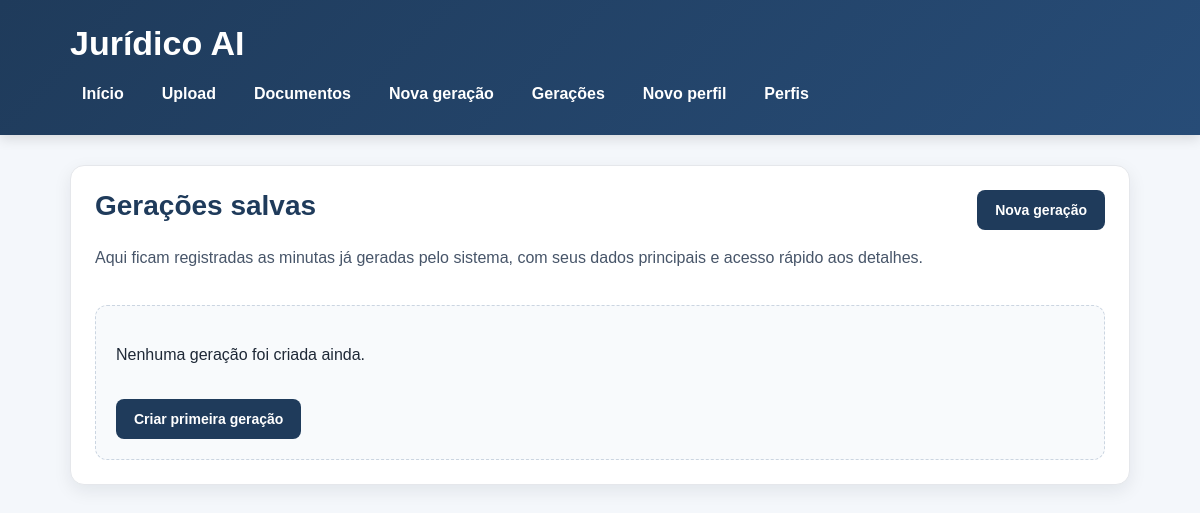
The page /generations/ on the database as committed earlier.
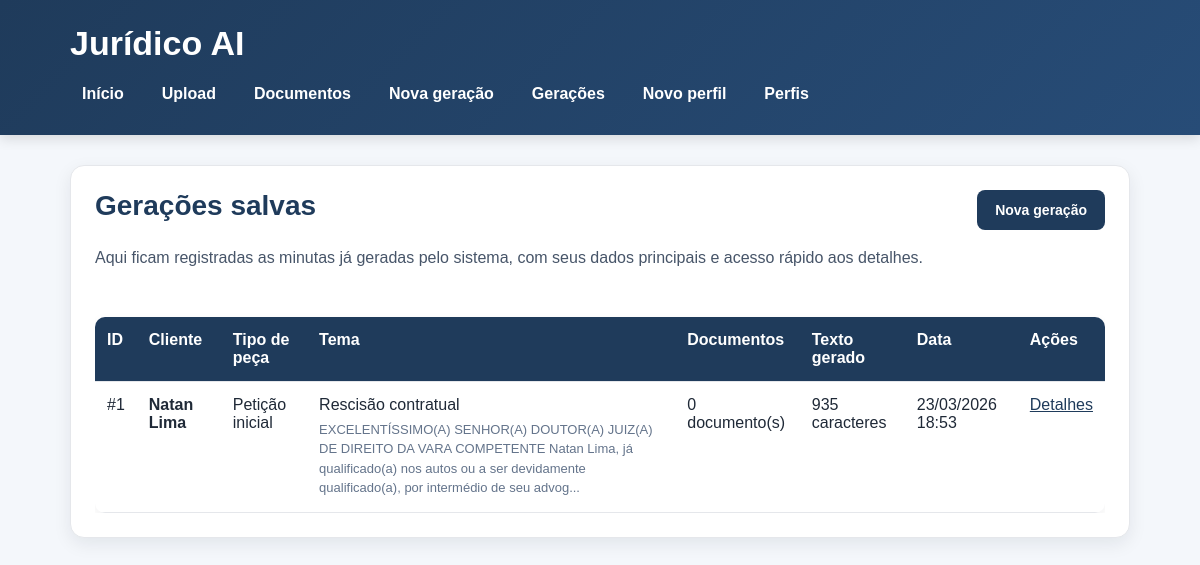
The same page on the database as committed later.
### app/models/generation.py (models this page shows)
class Generation(Base):
    __tablename__ = "generations"
    id = Column(Integer, primary_key=True, index=True)
    client_name = Column(String(255), nullable=False)
    document_type = Column(String(255), nullable=False)
    case_subject = Column(String(255), nullable=False)
    facts = Column(Text, nullable=False)
    requests = Column(Text, nullable=False)
    legal_basis = Column(Text, nullable=True)
    context_used = Column(Text, nullable=False)
    generated_text = Column(Text, nullable=False)
    created_at = Column(DateTime(timezone=True), server_default=func.now(), nullable=False)

### app/routers/generations.py (the view)
@router.get("/", response_class=HTMLResponse)
def generations_list(request: Request, db: Session = Depends(get_db)):
    geracoes = listar_geracoes(db)
    geracoes_view = []
    for geracao in geracoes:
        geracoes_view.append(
            {
                "id": geracao.id,
                "client_name": geracao.client_name,
                "document_type": geracao.document_type,
                "case_subject": geracao.case_subject,
                "created_at": geracao.created_at,
                "generated_text_preview": resumir_texto_gerado(
                    geracao.generated_text, 180
                ),
                "generated_text_length": contar_caracteres_texto_gerado(
                    geracao.generated_text
                ),
                "documents_count": contar_documentos_no_contexto(geracao.context_used),
            }
        )
    return templates.TemplateResponse(
        "generations_list.html",
        {
            "request": request,
            "title": "Gerações salvas",
            "geracoes": geracoes_view,
        },
    )

### app/templates/generations_list.html (shortened to what this page needs)
{% extends "base.html" %}
{% block content %}
<section class="card">
    <div class="cabecalho-pagina">
        <div>
            <h2>Gerações salvas</h2>
            <p class="texto-suave">
                Aqui ficam registradas as minutas já geradas pelo sistema, com seus dados principais e acesso rápido aos detalhes.
            </p>
        </div>
        <div class="acoes-topo">
            <a class="botao" href="/generations/create">Nova geração</a>
        </div>
    </div>
    {% if geracoes %}
        <div class="tabela-responsiva">
            <table class="tabela">
                <thead>
                    <tr>
                        <th>ID</th>
                        <th>Cliente</th>
                        <th>Tipo de peça</th>
                        <th>Tema</th>
                        <th>Documentos</th>
                        <th>Texto gerado</th>
                        <th>Data</th>
                        <th>Ações</th>
                    </tr>
                </thead>
                <tbody>
                    {% for geracao in geracoes %}
                    <tr>
                        <td>#{{ geracao.id }}</td>
                        <td><strong>{{ geracao.client_name }}</strong></td>
                        <td>{{ geracao.document_type }}</td>
                        <td>
                            {{ geracao.case_subject }}
                            <div class="texto-pequeno">{{ geracao.generated_text_preview }}</div>
                        </td>
                        <td>{{ geracao.documents_count }} documento(s)</td>
                        <td>{{ geracao.generated_text_length }} caracteres</td>
                        <td>{{ geracao.created_at.strftime("%d/%m/%Y %H:%M") if geracao.created_at else "-" }}</td>
                        <td>
                            <div class="acoes-linha">
                                <a href="/generations/{{ geracao.id }}">Detalhes</a>
                            </div>
                        </td>
                    </tr>
                    {% endfor %}
                </tbody>
            </table>
        </div>
    {% else %}
        <div class="estado-vazio">
            <p>Nenhuma geração foi criada ainda.</p>
            <a class="botao" href="/generations/create">Criar primeira geração</a>
        </div>
    {% endif %}
</section>
{% endblock %}

Rows that differ between the two databases and show on the page:
added Generation: id "1", client_name "Natan Lima", document_type "Petição inicial", case_subject "Rescisão contratual", generated_text_preview "EXCELENTÍSSIMO(A) SENHOR(A) DOUTOR(A) JUIZ(A) DE DIREITO DA VARA COMPETENTE Natan Lima, já qualificado(a) nos autos ou a ser devidamente qualificado(a), por intermédio de seu advog...", documents_count "0", generated_text_length "935", created_at "23/03/2026 18:53"
Other text that changed with them:
text no longer shown: "Nenhuma geração foi criada ainda. Criar primeira geração"
text now shown: "ID Cliente Tipo de peça Tema Documentos Texto gerado Data Ações"
